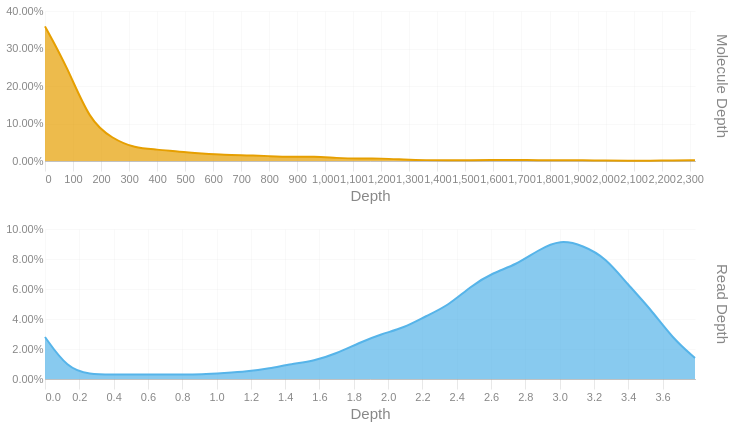

Notebook cell for this chart:
### Code cell
readdep = depth_hist(tb['Read Depth'], q99, 3)
readdep = readdep.with_columns(pl.lit('Read Depth').alias('Metric'))
if not SKIPLR:
    moldep = depth_hist(tb['Molecule Depth'], mol_q99, 1)
    moldep = moldep.with_columns(pl.lit('Molecule Depth').alias('Metric'))
    _hist = pl.concat([readdep, moldep])
    _hist = _hist.filter(pl.col('Proportion') != 0)
    with SafeRender(_hist):
        (
            alt.Chart(_hist)        
            .mark_area(interpolate = "basis")
            .encode(
                x=alt.X('Bin:Q').scale(domainMin=0).axis(alt.Axis(title='Depth')),
                y = alt.Y('Proportion:Q', title = None).axis(format = '.2%'),
                color = alt.Color('Metric:N').legend(None),
                row = alt.Row("Metric:N").header(title = None, labelOrient = 'right'),
                tooltip = [
                    alt.Tooltip("Metric:N", title = "Metric"),
                    alt.Tooltip('Interval:N', title = "Depth Interval"),
                    alt.Tooltip('Proportion:Q', title = "% Alignments").format('.2%')
                ]
            )
            .resolve_scale(x='independent', y='independent')
            .properties(
                height = 150, width = 650,
                usermeta={'embedOptions': {'downloadFileName': f'{samplename}.depth.hist'}}
            )
        ).display()
else:
    readdep = readdep.filter(pl.col('Proportion') != 0)
    with SafeRender(readdep):
        (
            alt.Chart(readdep)        
            .mark_area(interpolate = "basis")
            .encode(
                x=alt.X('Bin:Q').scale(domainMin=0).axis(alt.Axis(title='Depth')),
                y = alt.Y('Proportion:Q', title = None).axis(format = '.2%'),
                tooltip = [
                    alt.Tooltip('Interval:N', title = "Depth Interval"),
                    alt.Tooltip('Proportion:Q', title = "% Alignments").format('.2%')
                ]
            )
            .properties(
                usermeta={'embedOptions': {'downloadFileName': f'{samplename}.depth.hist'}}
            )
        ).display()

### Figure 1 — Vega-Lite specification as saved in the notebook (floating-point values rounded to 4 significant figures)
{"width": 650, "height": 150, "config": {"title": {"anchor": "start", "dy": -15, "fontSize": 18, "color": "#888888", "subtitleColor": "#888888", "subtitleFontSize": 14}, "arc": {"fill": "#0072B2"}, "axis": {"domainColor": "#888888", "domainWidth": 0.5, "gridWidth": 0.2, "grid": false, "titleFontWeight": 400, "titleFontSize": 15, "labelFontSize": 11, "labelColor": "#888888", "tickColor": "#888888", "tickWidth": 0.2, "titleColor": "#888888"}, "axisBand": {"grid": false}, "axisX": {"grid": true, "tickSize": 10, "domainCap": "round"}, "axisY": {"domain": false, "grid": true, "tickSize": 0, "domainCap": "round"}, "background": "transparent", "header": {"labelFontSize": 15, "labelColor": "#888888", "titleFontSize": 15, "titleFontWeight": 600, "titleColor": "#888888"}, "legend": {"labelFont": "sans-serif", "labelFontSize": 12, "labelColor": "#888888", "symbolSize": 100, "symbolType": "circle", "titleFontSize": 12, "titlePadding": 10, "titleColor": "#888888", "title": null}, "range": {"category": ["#E69F00", "#56B4E9", "#009E73", "#F0E442", "#0072B2", "#D55E00", "#CC79A7", "#000000"], "diverging": ["#cfe8f3", "#a2d4ec", "#73bfe2", "#46abdb", "#1696d2", "#12719e"]}, "area": {"fill": "#0072B2", "fillOpacity": 0.7, "line": true, "strokeOpacity": 0.7}, "line": {"color": "#0072B2", "stroke": "#0072B2", "strokeWidth": 2}, "trail": {"color": "#0072B2", "stroke": "#0072B2", "strokeWidth": 0, "size": 1}, "point": {"filled": true, "fillOpacity": 1.0, "size": 95}, "text": {"color": "#888888", "fontSize": 11, "align": "right", "fontWeight": 400, "size": 11}, "bar": {"fill": "#0072B2", "stroke": null}, "view": {"stroke": null, "continuousWidth": 660, "continuousHeight": 400}}, "data": {"name": "data-0a7573b78aef00beb6a2475ad4b59e8e"}, "mark": {"type": "area", "interpolate": "basis"}, "encoding": {"color": {"field": "Metric", "legend": null, "type": "nominal"}, "row": {"field": "Metric", "header": {"title": null, "labelOrient": "right"}, "type": "nominal"}, "tooltip": [{"field": "Metric", "title": "Metric", "type": "nominal"}, {"field": "Interval", "title": "Depth Interval", "type": "nominal"}, {"field": "Proportion", "format": ".2%", "title": "% Alignments", "type": "quantitative"}], "x": {"axis": {"title": "Depth"}, "field": "Bin", "scale": {"domainMin": 0}, "type": "quantitative"}, "y": {"axis": {"format": ".2%"}, "field": "Proportion", "title": null, "type": "quantitative"}}, "resolve": {"scale": {"x": "independent", "y": "independent"}}, "usermeta": {"embedOptions": {"downloadFileName": "S5_Connecticut_991.depth.hist"}}, "$schema": "https://vega.github.io/schema/vega-lite/v6.1.0.json", "datasets": {"data-0a7573b78aef00beb6a2475ad4b59e8e": [{"Bin": 0.0, "Interval": "0.0-0.131", "Proportion": 0.028, "Metric": "Read Depth"}, {"Bin": 0.131, "Interval": "0.131-0.261", "Proportion": 0.007, "Metric": "Read Depth"}, {"Bin": 0.261, "Interval": "0.261-0.392", "Proportion": 0.003, "Metric": "Read Depth"}, {"Bin": 0.392, "Interval": "0.392-0.523", "Proportion": 0.003, "Metric": "Read Depth"}, {"Bin": 0.523, "Interval": "0.523-0.653", "Proportion": 0.003, "Metric": "Read Depth"}, {"Bin": 0.653, "Interval": "0.653-0.784", "Proportion": 0.003, "Metric": "Read Depth"}, {"Bin": 0.784, "Interval": "0.784-0.915", "Proportion": 0.003, "Metric": "Read Depth"}, {"Bin": 0.915, "Interval": "0.915-1.045", "Proportion": 0.003, "Metric": "Read Depth"}, {"Bin": 1.045, "Interval": "1.045-1.176", "Proportion": 0.004, "Metric": "Read Depth"}, {"Bin": 1.176, "Interval": "1.176-1.307", "Proportion": 0.005, "Metric": "Read Depth"}, {"Bin": 1.307, "Interval": "1.307-1.437", "Proportion": 0.007, "Metric": "Read Depth"}, {"Bin": 1.437, "Interval": "1.437-1.568", "Proportion": 0.01, "Metric": "Read Depth"}, {"Bin": 1.568, "Interval": "1.568-1.699", "Proportion": 0.012, "Metric": "Read Depth"}, {"Bin": 1.699, "Interval": "1.699-1.829", "Proportion": 0.017, "Metric": "Read Depth"}, {"Bin": 1.829, "Interval": "1.829-1.96", "Proportion": 0.024, "Metric": "Read Depth"}, {"Bin": 1.96, "Interval": "1.96-2.091", "Proportion": 0.03, "Metric": "Read Depth"}, {"Bin": 2.091, "Interval": "2.091-2.221", "Proportion": 0.034, "Metric": "Read Depth"}, {"Bin": 2.221, "Interval": "2.221-2.352", "Proportion": 0.042, "Metric": "Read Depth"}, {"Bin": 2.352, "Interval": "2.352-2.483", "Proportion": 0.049, "Metric": "Read Depth"}, {"Bin": 2.483, "Interval": "2.483-2.613", "Proportion": 0.062, "Metric": "Read Depth"}, {"Bin": 2.613, "Interval": "2.613-2.744", "Proportion": 0.071, "Metric": "Read Depth"}, {"Bin": 2.744, "Interval": "2.744-2.875", "Proportion": 0.076, "Metric": "Read Depth"}, {"Bin": 2.875, "Interval": "2.875-3.005", "Proportion": 0.086, "Metric": "Read Depth"}, {"Bin": 3.005, "Interval": "3.005-3.136", "Proportion": 0.093, "Metric": "Read Depth"}, {"Bin": 3.136, "Interval": "3.136-3.267", "Proportion": 0.089, "Metric": "Read Depth"}, {"Bin": 3.267, "Interval": "3.267-3.397", "Proportion": 0.081, "Metric": "Read Depth"}, {"Bin": 3.397, "Interval": "3.397-3.528", "Proportion": 0.063, "Metric": "Read Depth"}, {"Bin": 3.528, "Interval": "3.528-3.659", "Proportion": 0.047, "Metric": "Read Depth"}, {"Bin": 3.659, "Interval": "3.659-3.789", "Proportion": 0.027, "Metric": "Read Depth"}, {"Bin": 3.789, "Interval": "3.789-3.92", "Proportion": 0.014, "Metric": "Read Depth"}, {"Bin": 0.0, "Interval": "0.0-80.0", "Proportion": 0.359, "Metric": "Molecule Depth"}, {"Bin": 80.0, "Interval": "80.0-159.9", "Proportion": 0.25, "Metric": "Molecule Depth"}, {"Bin": 159.9, "Interval": "159.9-239.9", "Proportion": 0.106, "Metric": "Molecule Depth"}, {"Bin": 239.9, "Interval": "239.9-319.9", "Proportion": 0.06, "Metric": "Molecule Depth"}, {"Bin": 319.9, "Interval": "319.9-399.8", "Proportion": 0.034, "Metric": "Molecule Depth"}, {"Bin": 399.8, "Interval": "399.8-479.8", "Proportion": 0.031, "Metric": "Molecule Depth"}, {"Bin": 479.8, "Interval": "479.8-559.8", "Proportion": 0.024, "Metric": "Molecule Depth"}, {"Bin": 559.8, "Interval": "559.8-639.7", "Proportion": 0.02, "Metric": "Molecule Depth"}, {"Bin": 639.7, "Interval": "639.7-719.7", "Proportion": 0.016, "Metric": "Molecule Depth"}, {"Bin": 719.7, "Interval": "719.7-799.7", "Proportion": 0.015, "Metric": "Molecule Depth"}, {"Bin": 799.7, "Interval": "799.7-879.6", "Proportion": 0.013, "Metric": "Molecule Depth"}, {"Bin": 879.6, "Interval": "879.6-959.6", "Proportion": 0.011, "Metric": "Molecule Depth"}, {"Bin": 959.6, "Interval": "959.6-1039.6", "Proportion": 0.012, "Metric": "Molecule Depth"}, {"Bin": 1040.0, "Interval": "1039.6-1119.5", "Proportion": 0.008, "Metric": "Molecule Depth"}, {"Bin": 1120.0, "Interval": "1119.5-1199.5", "Proportion": 0.006, "Metric": "Molecule Depth"}, {"Bin": 1200.0, "Interval": "1199.5-1279.5", "Proportion": 0.007, "Metric": "Molecule Depth"}, {"Bin": 1280.0, "Interval": "1279.5-1359.4", "Proportion": 0.004, "Metric": "Molecule Depth"}, {"Bin": 1359.0, "Interval": "1359.4-1439.4", "Proportion": 0.002, "Metric": "Molecule Depth"}, {"Bin": 1439.0, "Interval": "1439.4-1519.3", "Proportion": 0.002, "Metric": "Molecule Depth"}, {"Bin": 1519.0, "Interval": "1519.3-1599.3", "Proportion": 0.002, "Metric": "Molecule Depth"}, {"Bin": 1599.0, "Interval": "1599.3-1679.3", "Proportion": 0.003, "Metric": "Molecule Depth"}, {"Bin": 1679.0, "Interval": "1679.3-1759.2", "Proportion": 0.003, "Metric": "Molecule Depth"}, {"Bin": 1759.0, "Interval": "1759.2-1839.2", "Proportion": 0.002, "Metric": "Molecule Depth"}, {"Bin": 1839.0, "Interval": "1839.2-1919.2", "Proportion": 0.002, "Metric": "Molecule Depth"}, {"Bin": 1919.0, "Interval": "1919.2-1999.1", "Proportion": 0.002, "Metric": "Molecule Depth"}, {"Bin": 1999.0, "Interval": "1999.1-2079.1", "Proportion": 0.001, "Metric": "Molecule Depth"}, {"Bin": 2079.0, "Interval": "2079.1-2159.1", "Proportion": 0.001, "Metric": "Molecule Depth"}, {"Bin": 2159.0, "Interval": "2159.1-2239.0", "Proportion": 0.001, "Metric": "Molecule Depth"}, {"Bin": 2239.0, "Interval": "2239.0-2319.0", "Proportion": 0.001, "Metric": "Molecule Depth"}, {"Bin": 2319.0, "Interval": "2319.0-2398.97", "Proportion": 0.002, "Metric": "Molecule Depth"}]}}
